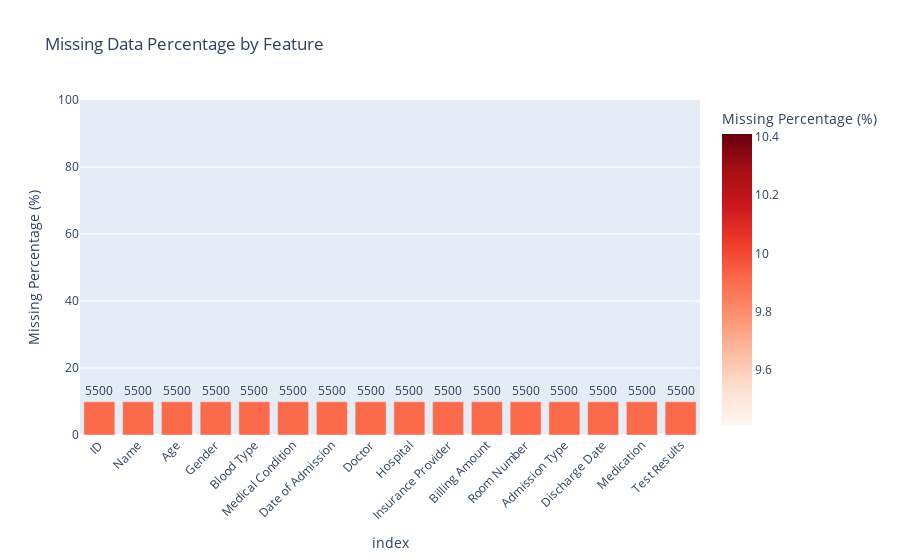

This figure's notebook cell:
### Code cell
missing_df = preprocessor.analyze_missing_values(train_df)
exploration_visualized.plot_missing_data(missing_df)

### Figure 1 — Plotly figure (JSON) as saved in the notebook; plotly's stock layout.template omitted (floating-point values rounded to 4 significant figures)
{"data": [{"hovertemplate": "index=%{x}<br>Missing Percentage (%)=%{marker.color}<br>Missing Values=%{text}<extra></extra>", "legendgroup": "", "marker": {"color": [9.91, 9.91, 9.91, 9.91, 9.91, 9.91, 9.91, 9.91, 9.91, 9.91, 9.91, 9.91, 9.91, 9.91, 9.91, 9.91], "coloraxis": "coloraxis", "pattern": {"shape": ""}}, "name": "", "orientation": "v", "showlegend": false, "text": [5500.0, 5500.0, 5500.0, 5500.0, 5500.0, 5500.0, 5500.0, 5500.0, 5500.0, 5500.0, 5500.0, 5500.0, 5500.0, 5500.0, 5500.0, 5500.0], "textposition": "outside", "texttemplate": "%{text}", "type": "bar", "x": ["ID", "Name", "Age", "Gender", "Blood Type", "Medical Condition", "Date of Admission", "Doctor", "Hospital", "Insurance Provider", "Billing Amount", "Room Number", "Admission Type", "Discharge Date", "Medication", "Test Results"], "xaxis": "x", "y": [9.91, 9.91, 9.91, 9.91, 9.91, 9.91, 9.91, 9.91, 9.91, 9.91, 9.91, 9.91, 9.91, 9.91, 9.91, 9.91], "yaxis": "y"}], "layout": {"barmode": "relative", "coloraxis": {"colorbar": {"title": {"text": "Missing Percentage (%)"}}, "colorscale": [[0, "rgb(255,245,240)"], [0.125, "rgb(254,224,210)"], [0.25, "rgb(252,187,161)"], [0.375, "rgb(252,146,114)"], [0.5, "rgb(251,106,74)"], [0.625, "rgb(239,59,44)"], [0.75, "rgb(203,24,29)"], [0.875, "rgb(165,15,21)"], [1, "rgb(103,0,13)"]]}, "legend": {"tracegroupgap": 0}, "title": {"text": "Missing Data Percentage by Feature"}, "xaxis": {"anchor": "y", "domain": [0, 1], "tickangle": -45, "title": {"text": "index"}}, "yaxis": {"anchor": "x", "domain": [0, 1], "range": [0, 100], "title": {"text": "Missing Percentage (%)"}}}}
